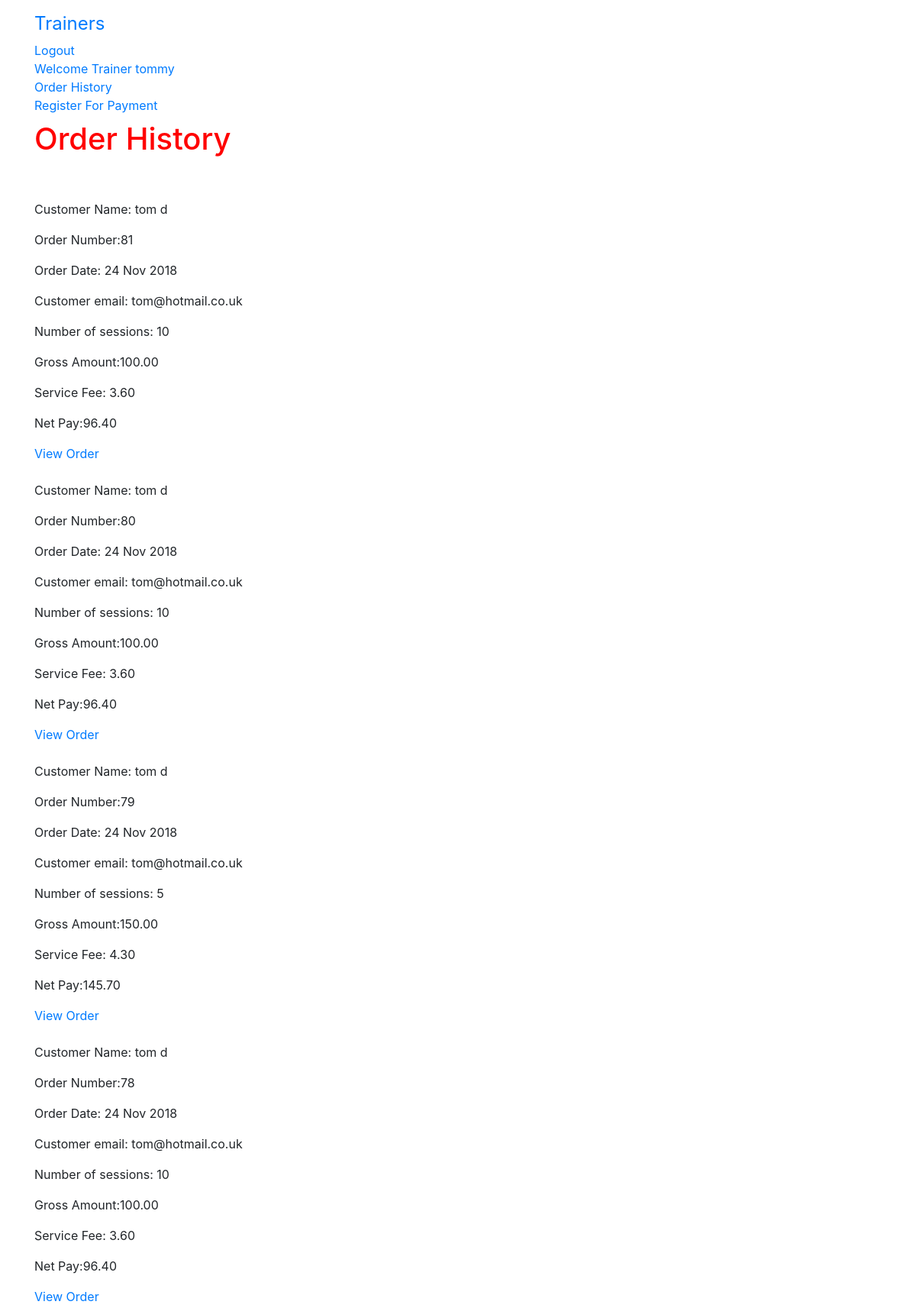
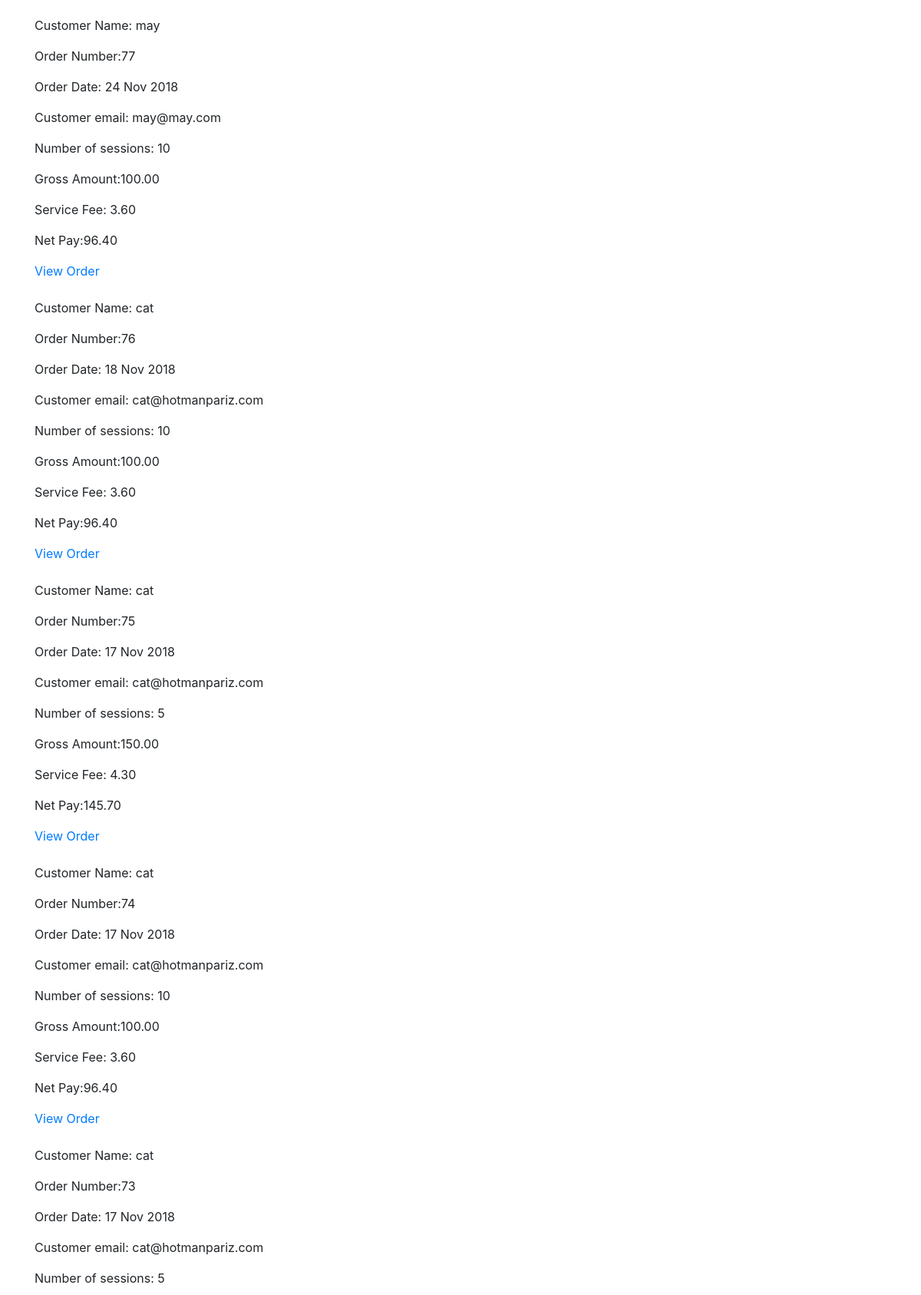
The page /order/history/trainer (signed in, upper part) on the database its author committed (2 pictures, top to bottom).
### gym/models.py (models this page shows)
class User(AbstractUser):
    is_trainer = models.BooleanField(default=False)
    is_client= models.BooleanField(default=False)

### order/models.py (models this page shows, shortened)
class OrderItem(models.Model):
    workout = models.CharField(max_length=250)
    sessions = models.IntegerField(default=0)
    trainer_id = models.CharField(max_length=250, default='none')
    client_id = models.CharField(max_length=250, default='none')
    quantity = models.IntegerField()
    price = models.DecimalField(max_digits=10,decimal_places=2,verbose_name='GBP Price')
    order = models.ForeignKey(Order,on_delete=models.CASCADE)
    workout_description = models.TextField(default='There is no description available')
    class Meta:
        db_table = 'OrderItem'
        ordering = ['-id'] #to have the most recent order come up first
    def __str__(self):
        return self.workout

class Order(models.Model):
    client_name = models.CharField(max_length=250, default='none')
    trainer_name = models.CharField(max_length=250, default='none') #new addition
    token = models.CharField(max_length=250,blank=True)
    total = models.DecimalField(max_digits=10,decimal_places=2,verbose_name='GBP Order Gross Total')
    net_pay = models.DecimalField(max_digits=10,decimal_places=2,verbose_name='GBP Order Net Total', default=0.00)
    stripe_fee = models.DecimalField(max_digits=10,decimal_places=2,verbose_name='Stripe Fee', default=0.00)
    platform_fee = models.IntegerField(default=2)
    service_fee = models.DecimalField(max_digits=10,decimal_places=2,verbose_name='Total Service Fee', default=0.00)
    client_email = models.EmailField(max_length=250,blank=True,verbose_name='Client Email')
    trainer_email = models.EmailField(max_length=250,blank=True,verbose_name='Trainer Email')
    created = models.DateTimeField(auto_now_add=True)
    subscription = models.BooleanField(default=False)
    stripe_product_name = models.CharField(max_length=200,default='None')
    stripe_plan_id = models.CharField(max_length=200,default='None')
    class Meta:
        db_table = 'Order'
        ordering = ['-created'] #to have the most recent order come up first

### order/views.py (the view)
# urls.py: path('history/trainer', views.trainerOrderHistory,name='trainer_order_history'),
@login_required
def trainerOrderHistory(request):
    if request.user.is_authenticated:
        trainer_id = str(request.user.id)
        trainer_orders = OrderItem.objects.filter(trainer_id=trainer_id)
        print(trainer_orders)
    context = {'trainer_orders':trainer_orders}
    return render(request,'order/trainer_orders_list.html',context)

### order/templates/order/trainer_orders_list.html
{% extends 'base.html' %}
{% load staticfiles %}
{% block content %}
  <h1>Order History </h1>
  <br>
  <br>
  {% if trainer_orders %}
    {% for order in trainer_orders %}
    <p>Customer Name: {{ order.order.client_name}}</p>
    <p>Order Number:{{ order.id }} </p>
    <p>Order Date: {{ order.order.created|date:"d M Y"}}</p>
    <p>Customer email: {{ order.order.client_email}}</p>
    <p>Number of sessions: {{ order.sessions }}</p>
    <p>Gross Amount:{{ order.order.total }} </p>
    <p>Service Fee: {{ order.order.service_fee }}</p>
    <p>Net Pay:{{ order.order.net_pay }} </p>
    <a href="#">View Order</a>
    <br>
    <br>
    {% endfor %}
  {% else %}
  <h3>You have not yet placed an order</h3>
  <p> please click <a href="{% url 'gym:trainer_list'%}">Here</a> to find a trainer</p>
  {% endif %}
{% endblock %}

### gym/templates/base.html (shortened to what this page needs)
<!DOCTYPE html>
{% load staticfiles %}
<html lang="en" dir="ltr">
  <head>
    <link rel="stylesheet" href="https://maxcdn.bootstrapcdn.com/bootstrap/4.0.0/css/bootstrap.min.css">
    <link rel="stylesheet" href="{% static 'gym/css/app.css' %}">
  </head>
  <body>
    <nav class="navbar navbar-default techfont custom-navbar">
      <div class="container">
        <ul class="nav navbar-nav">
          <li> <a class="navbar-brand bigbrand" href="{% url 'gym:trainer_list'%}">Trainers</a> </li>
        {% if user.is_authenticated %}
          <li> <a href="{% url 'logout'%}">Logout</a> </li>
          {% if user.is_trainer == True %}
            <li> <a href="{% url 'gym:trainer_profile'%}">Welcome Trainer {{ user.username }}</a> </li>
          {% else %}
            <li> <a href="{% url 'gym:client_profile' pk=user.pk%}">Welcome {{ user.username }}</a> </li>
            <li> <a href="{% url 'cart:cart_detail'%}"> Cart</a> </li>
          {% endif %}
          {% if user.is_trainer %}
            <li> <a href="{% url 'order:trainer_order_history'%}">Order History</a> </li>
            <li> <a href="{% url 'stripe:stripe_register'%}">Register For Payment</a>  </li>
          {% else %}
            <li> <a href="{% url 'order:order_history'%}">Order History</a> </li>
          {% endif %}
        {% else %}
          <li> <a class="nav-item active" href="{% url 'gym:client_signup'%}"> Register as Client</a> </li>
          <li> <a href="{% url 'gym:trainer_signup'%}"> Register as Trainer</a> </li>
          <li> <a class="nav navbar-right" href="{% url 'login'%}">Login</a> </li>
        {% endif %}
        </ul>
      </div>
    </nav>
    <div class="container">
    {% block content %}
    {% endblock %}
    </div>
  </body>
</html>

### gym/static/gym/css/app.css (style rules this page uses)
h1 { color: red; }
.bigbrand { font-size: 1.5em; }

### rows shown on the page
User: username "tommy"
OrderItem: order.client_name "tom d", id "81", order.created "24 Nov 2018", order.client_email "tom@hotmail.co.uk", sessions "10", order.total "100.00", order.service_fee "3.60", order.net_pay "96.40"
OrderItem: order.client_name "tom d", id "80", order.created "24 Nov 2018", order.client_email "tom@hotmail.co.uk", sessions "10", order.total "100.00", order.service_fee "3.60", order.net_pay "96.40"
OrderItem: order.client_name "tom d", id "79", order.created "24 Nov 2018", order.client_email "tom@hotmail.co.uk", sessions "5", order.total "150.00", order.service_fee "4.30", order.net_pay "145.70"
OrderItem: order.client_name "tom d", id "78", order.created "24 Nov 2018", order.client_email "tom@hotmail.co.uk", sessions "10", order.total "100.00", order.service_fee "3.60", order.net_pay "96.40"
OrderItem: order.client_name "may", id "77", order.created "24 Nov 2018", order.client_email "may@may.com", sessions "10", order.total "100.00", order.service_fee "3.60", order.net_pay "96.40"
OrderItem: order.client_name "cat", id "76", order.created "18 Nov 2018", order.client_email "cat@hotmanpariz.com", sessions "10", order.total "100.00", order.service_fee "3.60", order.net_pay "96.40"
OrderItem: order.client_name "cat", id "75", order.created "17 Nov 2018", order.client_email "cat@hotmanpariz.com", sessions "5", order.total "150.00", order.service_fee "4.30", order.net_pay "145.70"
OrderItem: order.client_name "cat", id "74", order.created "17 Nov 2018", order.client_email "cat@hotmanpariz.com", sessions "10", order.total "100.00", order.service_fee "3.60", order.net_pay "96.40"
OrderItem: order.client_name "cat", id "73", order.created "17 Nov 2018", order.client_email "cat@hotmanpariz.com", sessions "5"
